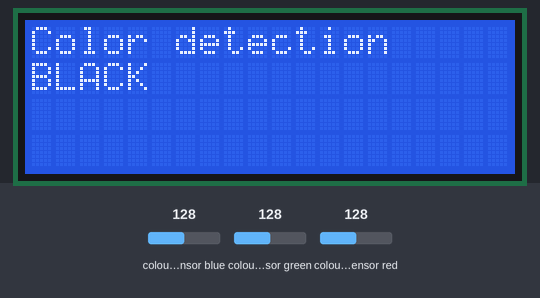
This sketch was run on a simulated Arduino Mega 2560, built with avr-gcc and run on an emulated ATmega2560. On the bench: 20×4 character LCD. Wiring (inferred from the names in the program): TCS3200 colour sensor: output A12; S2 A10; S3 A11; S0 A8; S1 A9. The test bench sets the inputs (shaded band); at power-on: colour sensor blue 128, colour sensor green 128, colour sensor red 128. What the sketch prints to the serial monitor is not drawn.

Above: at 1.6 s.
1.7 s: colour sensor blue set to 191
At 4.3 s:
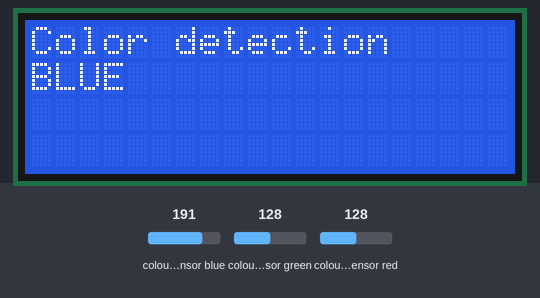
4.6 s: colour sensor green set to 250
At 6.8 s:
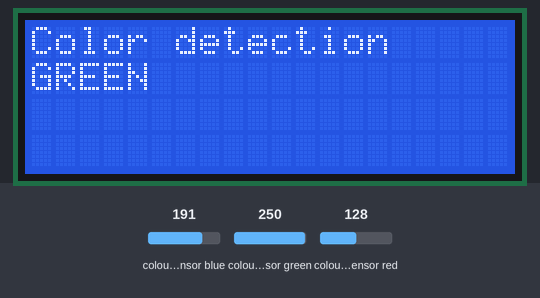
7.6 s: colour sensor green set to 5
At 10.5 s:
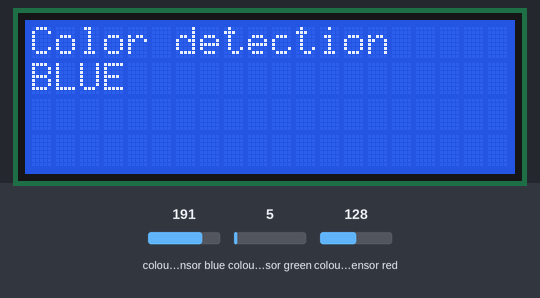
Timing chart, 0 to 12.0 s (numbered marks = the images above; inputs shaded):
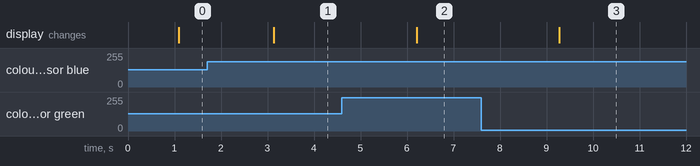

Measured:
- after the input at 1.7 s, the display: changes after 1.4 s (image 1)
- after the input at 4.6 s, the display: changes after 1.6 s (image 2)
- after the input at 7.6 s, the display: changes after 1.7 s (image 3)

The sketch:

RGB_Black_Yellow_LCD.ino
```cpp
/*
  For UNO, use SDA = A4, SCL = A5
  For MEGA, use SDA = 20, SCL = 21
*/
#include <LiquidCrystal_I2C.h>

LiquidCrystal_I2C lcd(0x27, 20, 4); // set the LCD address to 0x27 for a 16 chars and 2 line display

const int s0 = A8;
const int s1 = A9;
const int s2 = A10;
const int s3 = A11;
const int out = A12;
// values
int red = 0;
int green = 0;
int blue = 0;

String color_detection;

void setup()
{
  Serial.begin(9600);
  //LCD
  lcd.init();                      // initialize the lcd
  lcd.backlight();

  pinMode(s0, OUTPUT);
  pinMode(s1, OUTPUT);
  pinMode(s2, OUTPUT);
  pinMode(s3, OUTPUT);
  pinMode(out, INPUT);

  digitalWrite(s0, HIGH);
  digitalWrite(s1, HIGH);
}

void loop()
{
  color();
  Serial.println("RED");
  Serial.println(red, DEC);
  Serial.println(" GREEN ");
  Serial.println(green, DEC);
  Serial.println(" BLUE ");
  Serial.println(blue, DEC);
  delay(1000);
  if (red < blue && green < blue && green < 10 && blue >= 9)
  {
    color_detection = "YELLOW";
    Serial.println(" - (Yellow Color)");
  }
  else if (red < blue && red < green && red < 20 && green >= 10)
  {
    color_detection = "RED";
    Serial.println(" - (Red Color)");
  }
  else if (blue < red && blue < green)
  {
    color_detection = "BLUE";
    Serial.println(" - (Blue Color)");
  }
  else if (green < red && green < blue)
  {
    color_detection = "GREEN";
    Serial.println(" - (Green Color)");
  }
  else if (red >= 20 && green >= 20 && blue >= 20) {
    color_detection = "BLACK";
    Serial.println(" - (Black Color)");
  }
  else {
    Serial.println();
  }
  lcd.setCursor(0, 0);
  lcd.print("Color detection");
  lcd.setCursor(0, 1);
  lcd.print(color_detection + "   ");
}

void color()
{
  digitalWrite(s2, LOW);
  digitalWrite(s3, LOW);
  red = pulseIn(out, digitalRead(out) == HIGH ? LOW : HIGH);
  digitalWrite(s3, HIGH);
  blue = pulseIn(out, digitalRead(out) == HIGH ? LOW : HIGH);
  digitalWrite(s2, HIGH);
  green = pulseIn(out, digitalRead(out) == HIGH ? LOW : HIGH);
}
```
